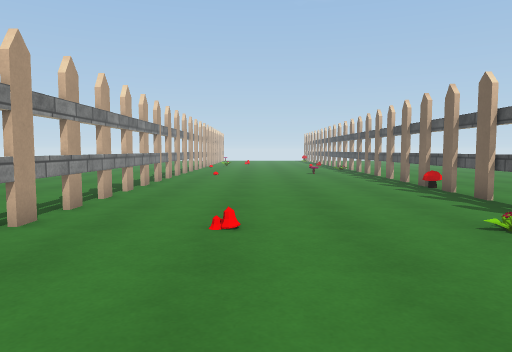
View 1 (above)

12 first-person views from a walk through a scene from a Unity 3-D project. The camera is 1.2 m above the floor, tilts 4° down and sees 70° across. The floor is counted in squares, 1 m on a side. Each view is taken from the middle of a square. On the plan, view 1 faces up. The plan holds only what a view shows up to about 15 squares ahead; the rest is blank. The place goes on beyond the plan. The player is left out. Some surface patterns are stand-ins.

View 2
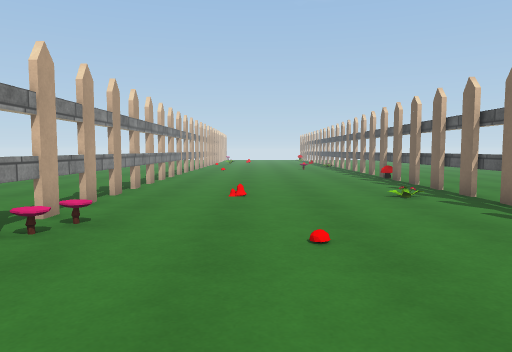

View 3
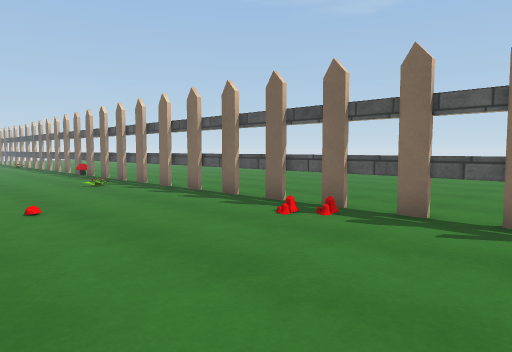

View 4
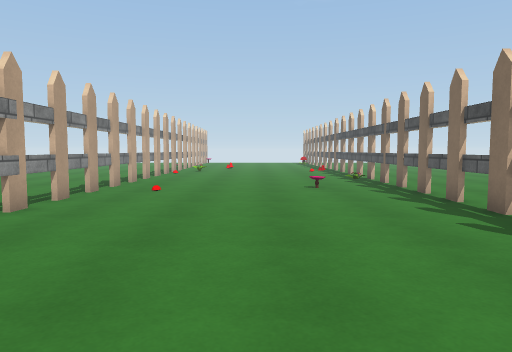

View 5
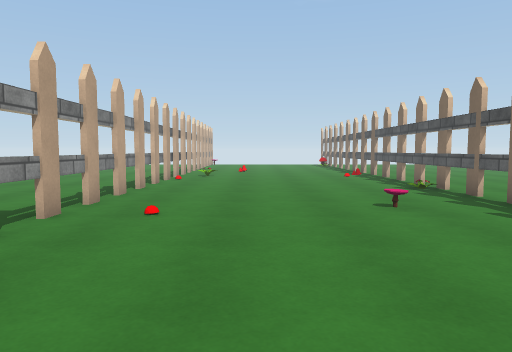

View 6
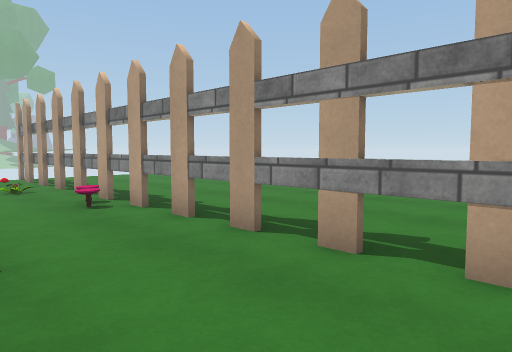

View 7
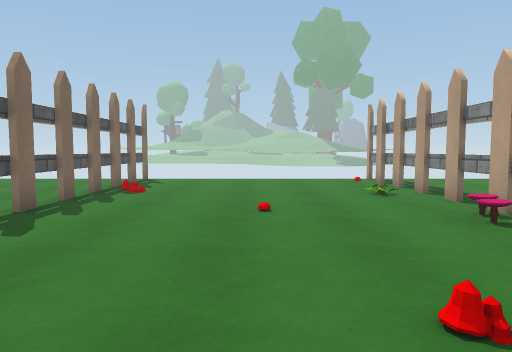

View 8
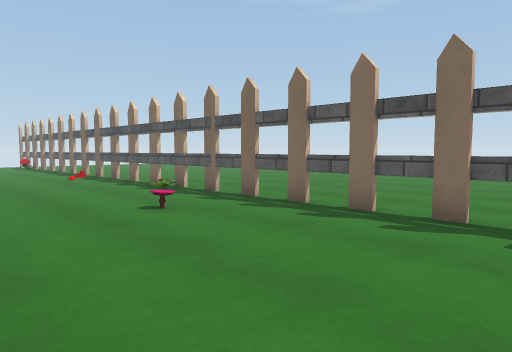

View 9
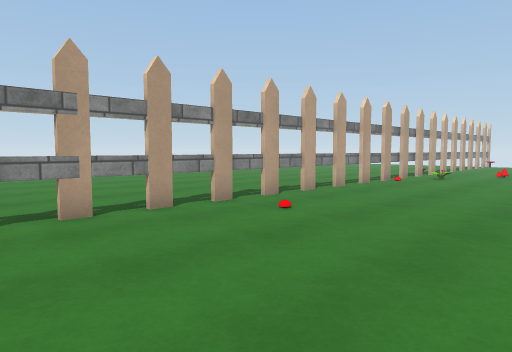

View 10
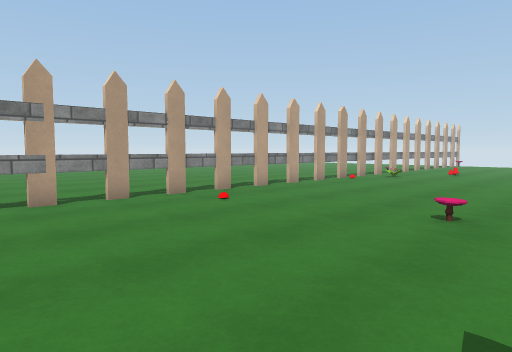

View 11
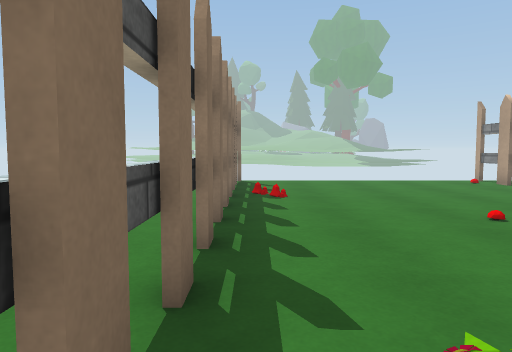

View 12
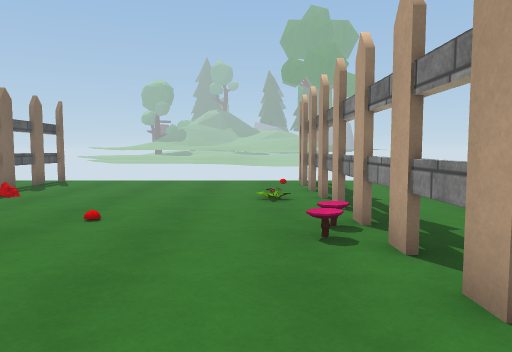

### Floor plan
Points are (right, up) in squares from view 1. A wall is a line through its corners. A room is listed if a view was taken in it or the views show most of it. See-through windows are left out.
Room 1 (views 1, 2, 3, 4, 5, 6, 7, 8, 9, 10, 11, 12)
walls: (5.8, 8) (5.8, 11.5); (5.6, 7) (5.6, 7.6); (5.8, 5.9) (5.8, 7.2); (5.6, 5.4) (5.6, 6); (5.8, 12.9) (5.8, 26.5); (5.5, 13.6) (5.5, 14.4); (5.8, 4.1) (5.8, 5.5); (5.6, 3.6) (5.6, 4.4); (5.5, 15.4) (5.5, 16); (5.7, 2.4) (5.8, 3.9); (5.6, 2) (5.6, 2.6); (5.5, 17) (5.5, 17.6); (5.7, 0.9) (5.7, 2.1); (5.6, 0.4) (5.6, 1); (5.7, -0.8) (5.7, 0.5); (5.6, -1.4) (5.6, -0.6); (5.7, -2.5) (5.7, -1.3); (5.6, -3) (5.6, -2.4); (5.6, -4.7) (5.6, -4); (5.6, -6.4) (5.6, -5.7); (5.7, -7.4) (5.7, -2.9); (-3.8, 26.4) (-3.8, -7.6)
ways out: gap at (-4, -1.5); gap at (-4, 3.5); gap at (-4, 8.5); gap at (-4, 13.5); gap at (-4, 18.5); gap at (-4, 23.5); gap at (6, -4); gap at (6, 1.5); gap at (6, 6.5); gap at (6, 16.5); gap at (6, 21.5)
objects: other object (-3, -6); other object (-3, 1); other object (-3, 2); other object (-3, 26); bush (-2, -2); other object (-2, 18); other object (1, 1); other object (3, 19); bush (4, 5); other object (5, 23); other object (6, 12)

Positions as (right, up) in squares from view 1, and headings:
1: (0, 0), facing up
2: (0, -4), facing up
3: (-1, -7), facing up-right
4: (1, 7), facing up
5: (0, 11), facing up
6: (0, 10), facing down-left
7: (1, 8), facing down
8: (-1, 12), facing up-right
9: (3, 12), facing up-left
10: (5, 12), facing up-left
11: (5, 7), facing down
12: (-2, 7), facing down
